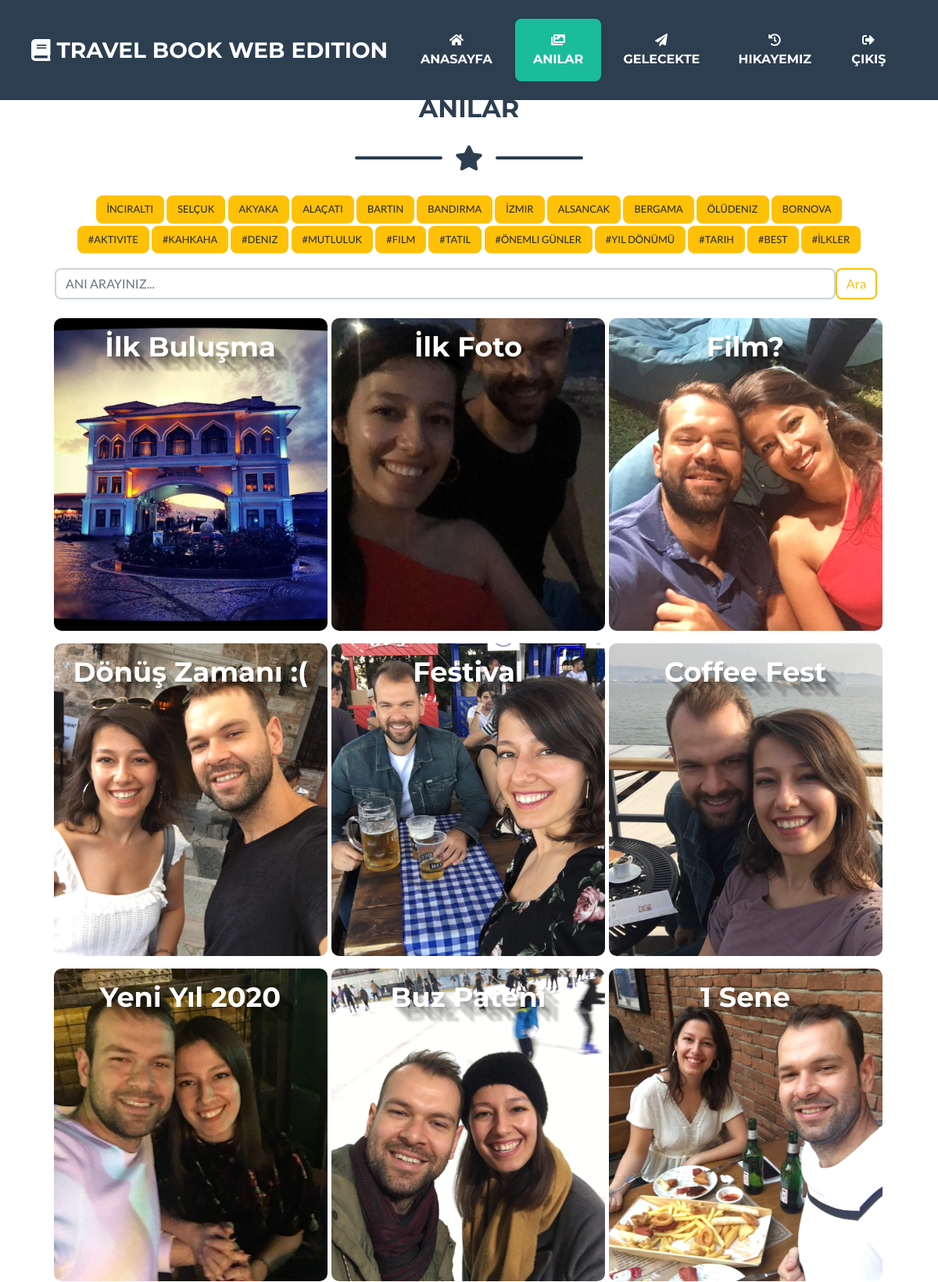
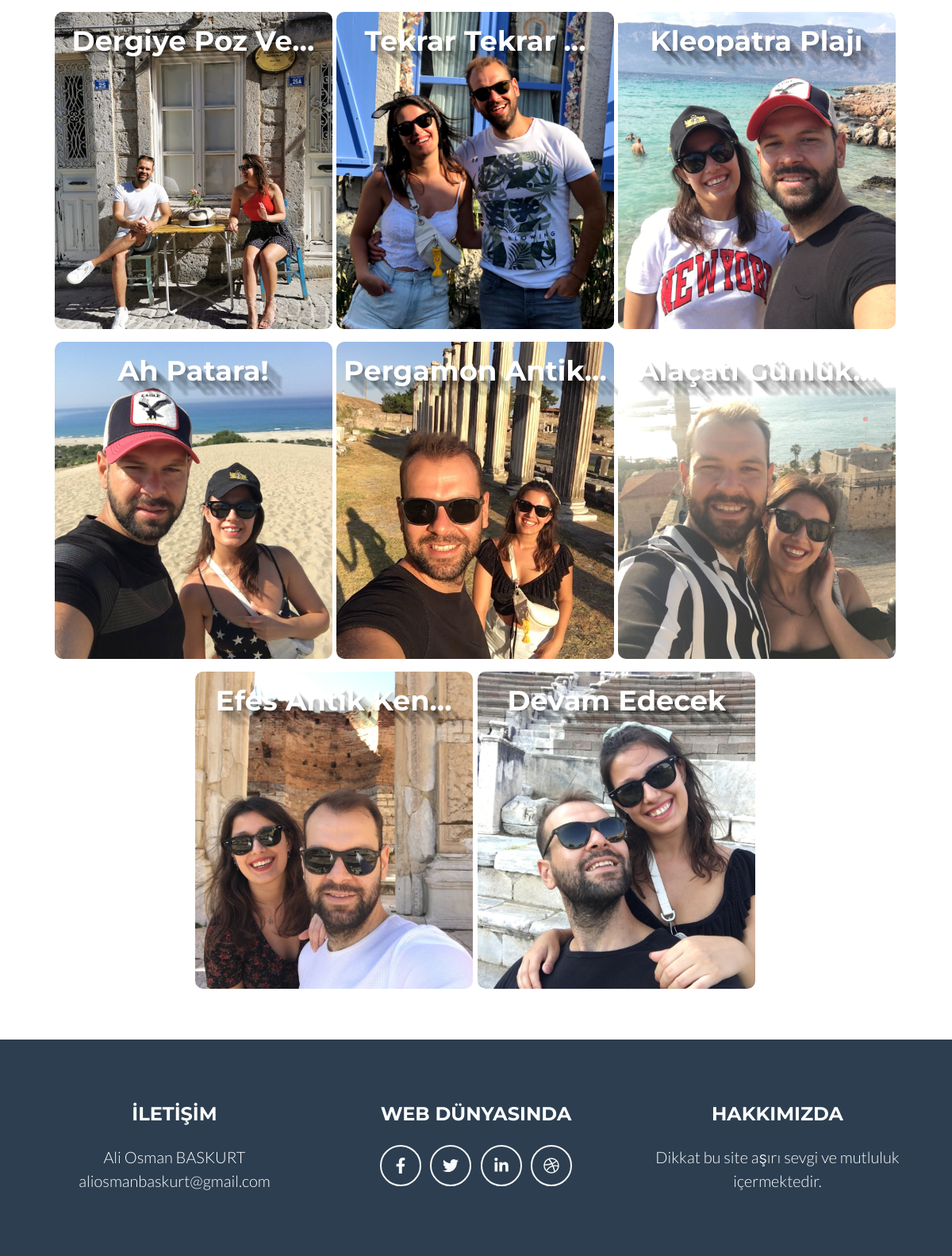
The page /memories/ (signed in) on the database its author committed (2 pictures, top to bottom).
### memories/models.py (models this page shows, shortened)
class Category(models.Model):
    name=models.CharField(max_length=50, null=True)
    slug =models.SlugField(max_length=50 ,unique=True, null=True)
    def __str__ (self):
        return self.name

class Tag(models.Model):
    name=models.CharField(max_length=50, null=True)
    slug =models.SlugField(max_length=50 ,unique=True, null=True)

class Memory(models.Model):
    name  = models.CharField(max_length=200, unique=True, verbose_name="Hikayenin Adı")
    category = models.ForeignKey(Category,null=True, on_delete=models.DO_NOTHING)
    tags= models.ManyToManyField (Tag, blank=True, null=True)
    description = models.TextField(blank=True, null=True, verbose_name="Hikaye İçeriği")
    image = models.ImageField(upload_to="memories/%Y/%m/%d/", default="memories/default.jpg")
    date = models.DateTimeField(auto_now=False, verbose_name="Hikaye Tarihi")
    available= models.BooleanField(default=True, verbose_name="Hikaye Aktif Mi?")

### memories/views.py (the view)
# urls.py: path('',views.memo_list, name="memories"),
@login_required(login_url='login')
def memo_list (request):
    memory=Memory.objects.all().order_by('date')
    categories =Category.objects.all().order_by('?')[:11]
    tags = Tag.objects.all().order_by('?')[:11]
    context={
    'memory': memory,
    'categories' : categories,
    'tags' : tags
    }
    return render (request, 'memories2.html',context)

### templates/memories2.html (shortened to what this page needs)
{% extends 'partials/_base.html' %} {% load static %} {% block content %}
<br>
<br>
<br>
<br>
<br>
    <div class="container">
        <h2 class="page-section-heading text-center text-uppercase text-secondary mb-0">Anılar</h2>
        <div class="divider-custom">
            <div class="divider-custom-line"></div>
            <div class="divider-custom-icon"><i class="fas fa-star"></i></div>
            <div class="divider-custom-line"></div>
        </div>
        <div class="row-justify-md-center" >
            {% for category in categories %}
                <a class="btn btn-warning text-uppercase" style="margin-bottom:3px; font-size:0.8em" href="{% url 'memories_by_category' category.slug %}"> {% if category.slug in request.path %} <b><u>{{ category.name }}</u></b> {% else %}  {{ category.name }} {% endif %}</a>
            {%endfor%}
        </div>
        <div class="row-justify-md-center" >
            {% for tag in tags %}
                <a class="btn btn-warning text-uppercase" style="margin-bottom:3px; font-size:0.8em" href="{% url 'memories_by_tag' tag.slug %}"> {% if tag.slug in request.path %} <b><u>#{{ tag.name }}</u></b> {% else %}#{{ tag.name }} {% endif %}</a>
            {%endfor%}
        </div>
        <div class="row-justify-md-center" >
            <div class="col-xl-12 col-md-12 col-sm-12 mt-3 pl-3">
                <form class="d-flex" method="GET" action="{% url 'search' %}">
                    <input class="form-control input-text me-2 text-uppercase" name="search" type="text" placeholder="Anı Arayınız..." aria-label="Search">
                    <input class="btn btn-outline-warning" value="Ara" type="submit">
                </form>
                </div>
        </div>
        <br>
{% for memo in memory%}
<div class="flip">
    <div class="front" style="background-image: url({{ memo.image.url }})">
        <h1 class="text-shadow"> {{memo.name | truncatechars:15 }}</hi>
    </div>
</div>
{% endfor %}
</div>
<br>
<br>
{% endblock %}

### templates/memories2.html (style rules this page uses)
* { box-sizing: border-box; }
body { color: #555; text-align: center; }
h1 { font-size: 2.2em; }
.flip { position: relative; }
.flip>.front, .flip>.back { display: block; transition-timing-function: cubic-bezier(0.175, 0.885, 0.32, 1.275); transition-duration: 0.5s; transition-property: transform, opacity; }
.flip>.front { transform: rotateY(0deg); }
.flip { position: relative; display: inline-block; margin-right: 2px; margin-bottom: 1em; width: 350px; }
.flip>.front, .flip>.back { display: block; color: white; width: inherit; background-size: cover !important; background-position: center !important; height: 400px; padding: 1em 0.5em; background: #1ABC9C; border-radius: 10px; text-align:justiy; }
.text-shadow { text-shadow: 1px 1px rgba(0, 0, 0, 0.04), 2px 2px rgba(0, 0, 0, 0.04), 3px 3px rgba(0, 0, 0, 0.04), 4px 4px rgba(0, 0, 0, 0.04), 0.125rem 0.125rem rgba(0, 0, 0, 0.04), 6px 6px rgba(0, 0, 0, 0.04), 7px 7px rgba(0, 0, 0, 0.04), 8px 8px rgba(0, 0, 0, 0.04), 9px 9px rgba(0, 0, 0, 0.04), 0.3125rem 0.3125rem rgba(0, 0, 0, 0.04), 11px 11px rgba(0, 0, 0, 0.04), 12px 12px rgba(0, 0, 0, 0.04), 13px 13px rgba(0, 0, 0, 0.04), 14px 14px rgba(0, 0, 0, 0.04), 0.625rem 0.625rem rgba(0, 0, 0, 0.04), 16px 16px rgba(0, 0, 0, 0.04), 17px 17px rgba(0, 0, 0, 0.04), 18px 18px rgba(0, 0, 0, 0.04), 19px 19px rgba(0, 0, 0, 0.04), 1.25rem 1.25rem rgba(0, 0, 0, 0.04); }

### rows shown on the page
Category: name "İNCIRALTI"
Category: name "SELÇUK"
Category: name "AKYAKA"
Category: name "ALAÇATI"
Category: name "BARTIN"
Category: name "BANDIRMA"
Category: name "İZMIR"
Category: name "ALSANCAK"
Category: name "BERGAMA"
Category: name "ÖLÜDENIZ"
Category: name "BORNOVA"
Tag: name "AKTIVITE"
Tag: name "KAHKAHA"
Tag: name "DENIZ"
Tag: name "MUTLULUK"
Tag: name "FILM"
Tag: name "TATIL"
Tag: name "ÖNEMLI GÜNLER"
Tag: name "YIL DÖNÜMÜ"
Tag: name "TARIH"
Tag: name "BEST"
Tag: name "İLKLER"
Memory: image (picture), name "İlk Buluşma"
Memory: image (picture), name "İlk Foto"
Memory: image (picture), name "Film?"
Memory: image (picture), name "Dönüş Zamanı :("
Memory: image (picture), name "Festival"
Memory: image (picture), name "Coffee Fest"
Memory: image (picture), name "Yeni Yıl 2020"
Memory: image (picture), name "Buz Pateni"
Memory: image (picture), name "1 Sene"
Memory: image (picture), name "Dergiye Poz Ve…"
Memory: image (picture), name "Tekrar Tekrar …"
Memory: image (picture), name "Kleopatra Plajı"
Memory: image (picture), name "Ah Patara!"
Memory: image (picture), name "Pergamon Antik…"
Memory: image (picture), name "Alaçatı Günlük…"
Memory: image (picture), name "Efes Antik Ken…"
Memory: name "Devam Edecek"
